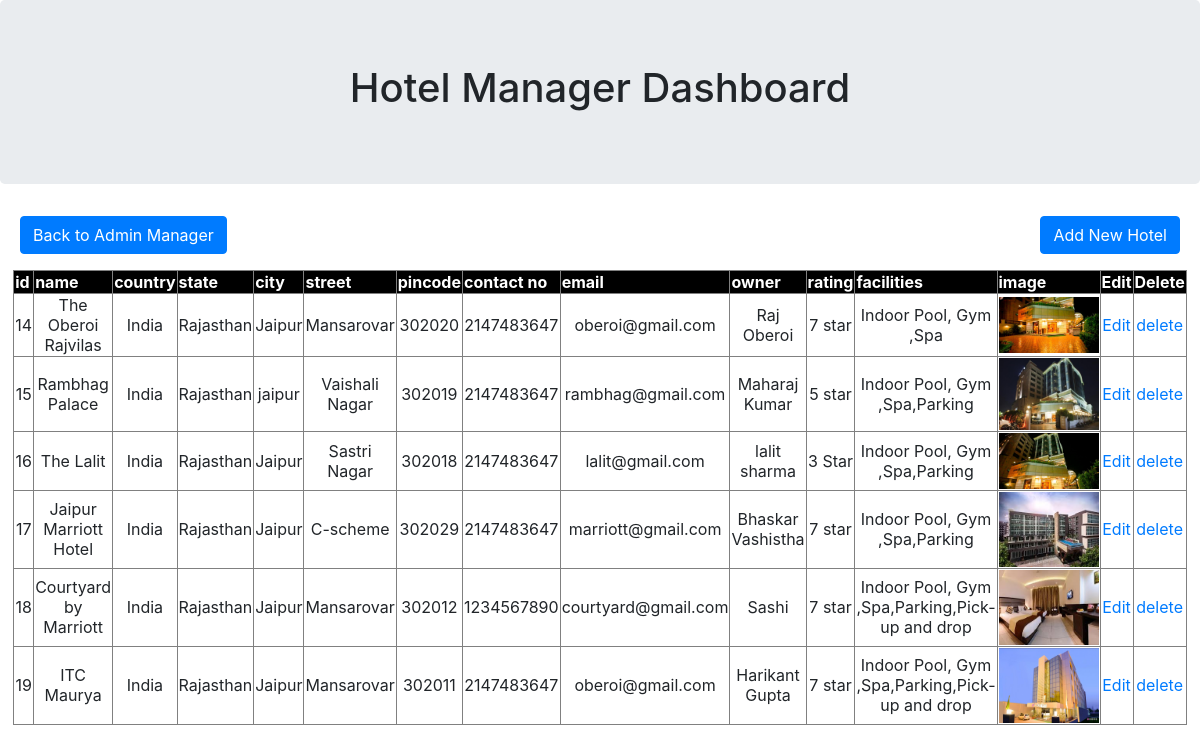
/admin/hotel_manager_dashboard.php (signed in), run on the app's committed database.
### tables this page shows
CREATE TABLE `hotels` (
  `h_id` int(20) NOT NULL,
  `h_name` varchar(200) NOT NULL,
  `h_country` varchar(50) NOT NULL,
  `h_state` varchar(50) NOT NULL,
  `h_city` varchar(50) NOT NULL,
  `h_street` varchar(50) NOT NULL,
  `h_pincode` int(10) NOT NULL,
  `h_contact_no` varchar(13) NOT NULL,
  `h_email` varchar(50) NOT NULL,
  `h_owner_name` varchar(50) NOT NULL,
  `h_rating` varchar(10) NOT NULL,
  `h_facilities` varchar(100) NOT NULL,
  `h_image` text NOT NULL
);

### admin/hotel_manager_dashboard.php (the view, shortened to what this page needs)
<html>
<head>
    <link rel="stylesheet" href="https://maxcdn.bootstrapcdn.com/bootstrap/4.5.0/css/bootstrap.min.css">
</head>
<body  >
    <div class="jumbotron text-center">
        <h1 align="center">Hotel Manager Dashboard</h1>
    </div>
    <form method="POST" action="addhotel.php" style="float:right;margin-right:20px;">
            <button type="submit" class="btn btn-primary" >Add New Hotel</button>
    </form>
    <form method="POST" action="admin_manager.php" style="float:left;margin-left:20px;">
            <button type="submit" class="btn btn-primary" >Back to Admin Manager</button>
    </form>
    <table align ="center" width="80%" border="1" style="margin-top:40px;">
    <tr style="background-color:#000; color:#fff;">
        <th>id</th>
        <th>name</th>
        <th>country</th>
        <th>state</th>
        <th>city</th>
        <th>street</th>
        <th>pincode</th>
        <th>contact no</th>
        <th>email</th>
        <th>owner</th>
        <th>rating</th>
        <th>facilities</th>
        <th>image</th>
        <th> Edit</th>
        <th>Delete</th>
    </tr>
    <?php
        include('../includes/db.php');
        $qry="SELECT * FROM `hotels`";
        $run = mysqli_query($con,$qry);
        if(mysqli_num_rows($run) <1)
        {
            echo "<tr><td colspan='15' align='center'><h1>No Records Found</h1></td></tr>";
        }
        else
        {
            while($data = mysqli_fetch_assoc($run))
            {
                ?>
                <tr align="center">
                    <td><?php  echo $data['h_id']; ?></td>
                    <td><?php  echo $data['h_name']; ?></td>
                    <td><?php  echo $data['h_country']; ?></td>
                    <td><?php  echo $data['h_state']; ?></td>
                    <td><?php  echo $data['h_city']; ?></td>
                    <td><?php  echo $data['h_street']; ?></td>
                    <td><?php  echo $data['h_pincode']; ?></td>
                    <td><?php  echo $data['h_contact_no']; ?></td>
                    <td><?php  echo $data['h_email']; ?></td>
                    <td><?php  echo $data['h_owner_name']; ?></td>
                    <td><?php  echo $data['h_rating']; ?></td>
                    <td><?php  echo $data['h_facilities']; ?></td>
                    <td><img src="../images/<?php echo $data['h_image'];?>" style="max-width:100px;"/></td>
                    <td><a  href="updateform.php?id=<?php echo $data['h_id'];?>">Edit</a></td>
                    <td><a  href="deletehotels.php?h_id=<?php echo $data['h_id'];?>">delete</a></td>
                </tr>
                <?php
            }
        }
?>
</table>
</body>
</html>

### data on the page
hotels: h_id "14", h_name "The Oberoi Rajvilas", h_country "India", h_state "Rajasthan", h_city "Jaipur", h_street "Mansarovar", h_pincode "302020", h_contact_no "2147483647", h_email "oberoi@gmail.com", h_owner_name "Raj Oberoi", h_rating "7 star", h_facilities "Indoor Pool, Gym ,Spa", h_image (picture)
hotels: h_id "15", h_name "Rambhag Palace", h_country "India", h_state "Rajasthan", h_city "jaipur", h_street "Vaishali Nagar", h_pincode "302019", h_contact_no "2147483647", h_email "rambhag@gmail.com", h_owner_name "Maharaj Kumar", h_rating "5 star", h_facilities "Indoor Pool, Gym ,Spa,Parking", h_image (picture)
hotels: h_id "16", h_name "The Lalit", h_country "India", h_state "Rajasthan", h_city "Jaipur", h_street "Sastri Nagar", h_pincode "302018", h_contact_no "2147483647", h_email "lalit@gmail.com", h_owner_name "lalit sharma", h_rating "3 Star", h_facilities "Indoor Pool, Gym ,Spa,Parking", h_image (picture)
hotels: h_id "17", h_name "Jaipur Marriott Hotel", h_country "India", h_state "Rajasthan", h_city "Jaipur", h_street "C-scheme", h_pincode "302029", h_contact_no "2147483647", h_email "marriott@gmail.com", h_owner_name "Bhaskar Vashistha", h_rating "7 star", h_facilities "Indoor Pool, Gym ,Spa,Parking", h_image (picture)
hotels: h_id "18", h_name "Courtyard by Marriott", h_country "India", h_state "Rajasthan", h_city "Jaipur", h_street "Mansarovar", h_pincode "302012", h_contact_no "1234567890", h_email "courtyard@gmail.com", h_owner_name "Sashi", h_rating "7 star", h_facilities "Indoor Pool, Gym ,Spa,Parking,Pick-up and drop", h_image (picture)
hotels: h_id "19", h_name "ITC Maurya", h_country "India", h_state "Rajasthan", h_city "Jaipur", h_street "Mansarovar", h_pincode "302011", h_contact_no "2147483647", h_email "oberoi@gmail.com", h_owner_name "Harikant Gupta", h_rating "7 star", h_facilities "Indoor Pool, Gym ,Spa,Parking,Pick-up and drop", h_image (picture)
